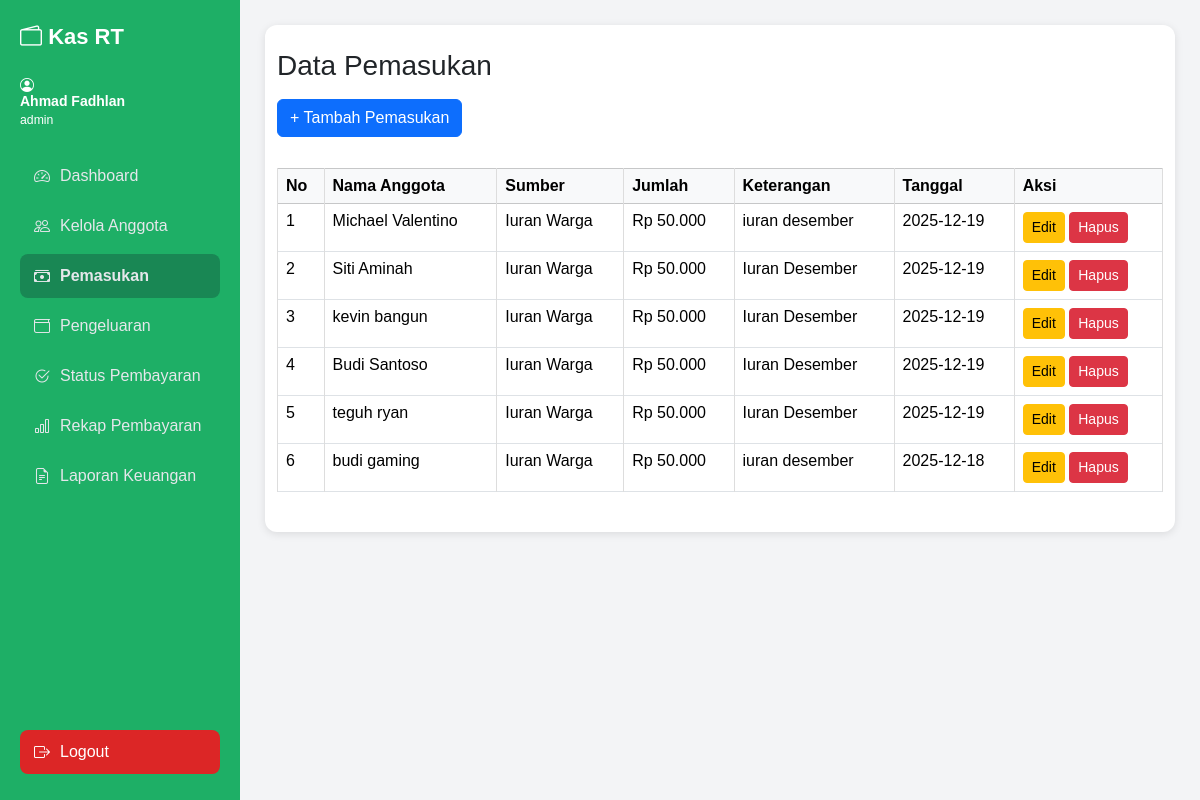
The app's page /backend/pemasukan/list_pemasukan.php (signed in) with its own data.
### tables this page shows
CREATE TABLE `pemasukan` (
  `id_pemasukan` int(11) NOT NULL,
  `tanggal` date NOT NULL,
  `sumber` varchar(100) NOT NULL,
  `jumlah` decimal(12,2) NOT NULL,
  `keterangan` varchar(255) DEFAULT NULL,
  `id_users` int(11) DEFAULT NULL,
  `input_by` int(11) DEFAULT NULL
);

CREATE TABLE `users` (
  `id_users` int(11) NOT NULL,
  `nama` varchar(100) NOT NULL,
  `username` varchar(50) NOT NULL,
  `password` varchar(255) NOT NULL,
  `role` enum('superadmin','admin','anggota') NOT NULL,
  `alamat` varchar(200) DEFAULT NULL,
  `no_hp` varchar(20) DEFAULT NULL
);

### backend/pemasukan/list_pemasukan.php (the view, shortened to what this page needs)
<?php
include "../partials/navbar.php";
require "../config/koneksi.php";
$query = mysqli_query($conn, "
    SELECT p.*, u.nama
    FROM pemasukan p
    LEFT JOIN users u ON p.id_users = u.id_users
    ORDER BY p.tanggal DESC
");
?>
<!DOCTYPE html>
<html lang="id">
<head>
    <link rel="stylesheet" href="https://cdn.jsdelivr.net/npm/bootstrap@5.3.2/dist/css/bootstrap.min.css">
</head>
<body class="bg-light">
<div class="container py-4">
    <h3 class="mb-3">Data Pemasukan</h3>
    <a href="tambah_pemasukan.php" class="btn btn-primary mb-3">
        + Tambah Pemasukan
    </a>
    <table class="table table-bordered bg-white">
        <thead class="table-light">
            <tr>
                <th>No</th>
                <th>Nama Anggota</th>
                <th>Sumber</th>
                <th>Jumlah</th>
                <th>Keterangan</th>
                <th>Tanggal</th>
                <th>Aksi</th>
            </tr>
        </thead>
        <tbody>
        <?php $no=1; while ($row = mysqli_fetch_assoc($query)): ?>
            <tr>
                <td><?= $no++; ?></td>
                <td><?= htmlentities($row['nama']); ?></td>
                <td><?= htmlentities($row['sumber']); ?></td>
                <td>Rp <?= number_format($row['jumlah'], 0, ',', '.'); ?></td>
                <td><?= htmlentities($row['keterangan']); ?></td>
                <td><?= $row['tanggal']; ?></td>
                <td>
                    <a href="edit_pemasukan.php?id=<?= $row['id_pemasukan']; ?>"
                       class="btn btn-warning btn-sm">
                        Edit
                    </a>
                    <a href="hapus_pemasukan.php?id=<?= $row['id_pemasukan']; ?>"
                       onclick="return confirm('Yakin ingin menghapus data ini?')"
                       class="btn btn-danger btn-sm">
                        Hapus
                    </a>
                </td>
            </tr>
        <?php endwhile; ?>
        </tbody>
    </table>
</div>
</body>
</html>

### backend/assets/style.css (style rules this page uses)
* { margin: 0; padding: 0; box-sizing: border-box; font-family: Arial, sans-serif; }
body { background: #f3f4f6; }
.container { background: #ffffff; padding: 22px; border-radius: 12px; box-shadow: 0 2px 8px rgba(0,0,0,.1); }
h2, h3 { margin-bottom: 20px; }
table { width: 100%; border-collapse: collapse; margin-top: 15px; }
table th, table td { border: 1px solid #ddd; padding: 10px; }
table th { background: #e5e7eb; }
tr:nth-child(even) { background: #f9fafb; }
.btn { padding: 8px 14px; border-radius: 6px; text-decoration: none; font-size: 14px; display: inline-block; }
.btn-primary { background: #2563eb; color: white; }
.btn-danger { background: #dc2626; color: white; }
.btn-warning { background: #facc15; color: black; }

### records on screen
pemasukan: id_users.nama "Michael Valentino", sumber "Iuran Warga", jumlah "50.000", keterangan "iuran desember", tanggal "2025-12-19"
pemasukan: id_users.nama "Siti Aminah", sumber "Iuran Warga", jumlah "50.000", keterangan "Iuran Desember", tanggal "2025-12-19"
pemasukan: id_users.nama "kevin bangun", sumber "Iuran Warga", jumlah "50.000", keterangan "Iuran Desember", tanggal "2025-12-19"
pemasukan: id_users.nama "Budi Santoso", sumber "Iuran Warga", jumlah "50.000", keterangan "Iuran Desember", tanggal "2025-12-19"
pemasukan: id_users.nama "teguh ryan", sumber "Iuran Warga", jumlah "50.000", keterangan "Iuran Desember", tanggal "2025-12-19"
pemasukan: id_users.nama "budi gaming", sumber "Iuran Warga", jumlah "50.000", keterangan "iuran desember", tanggal "2025-12-18"

### other values on screen
$nama "Ahmad Fadhlan"
$role "admin"
